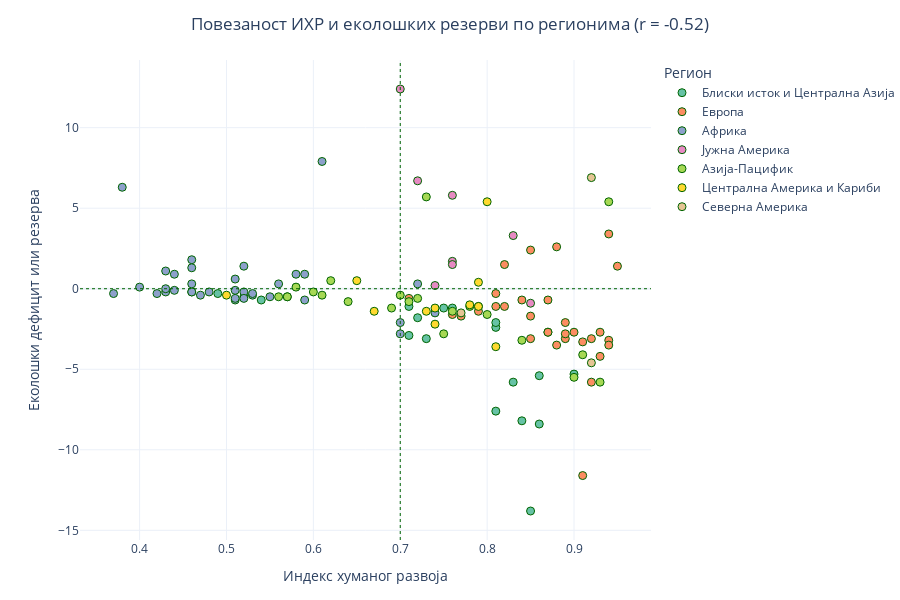

Source (notebook cell):
### Markdown cell above
На крају ове лекције поново ћемо се позабавити еколошким отиском у контексту богатства нација, тачније општег благостања становника. Овога пута ћемо анализирати повезаност еколошких резерви и индекса хуманог развоја (ИХР) државa. Употребићемо дијаграм распршења на коме су државе обојене у складу са регионом којем припадају.

### Code cell
import plotly.express as px

# Прво нацртајте графикон са овим поставкама, а потпом направите измене:
otisakSkater = otisak[(otisak['Ecological Deficit or Reserve'].between(-100, 40)) & # поставите други параметар на 40
                      (otisak['Data Quality']=='3A') &                                # промените услов у =='3A'
                      (otisak['HDI']>0)].copy()                                     # промените услов у >0
otisakSkater.replace({'EU-28': 'Европа', 
                      'Other Europe': 'Европа',
                      'Africa': 'Африка',
                      'Asia-Pacific': 'Азија-Пацифик',
                      'North America': 'Северна Америка',
                      'South America': 'Јужна Америка',
                      'Middle East/Central Asia': 'Блиски исток и Централна Азија',
                      'Central America/Caribbean': 'Централна Америка и Кариби'
                     }, inplace=True)
kor = otisakSkater[['HDI', 'Ecological Deficit or Reserve']].corr(method='spearman').iloc[0,1].round(2)

graf = px.scatter(otisakSkater, x='HDI', y='Ecological Deficit or Reserve', template='plotly_white',
                  width=900, height=600, hover_data=['Country'], color='Region', color_discrete_sequence=px.colors.qualitative.Set2
                 )
graf.update_traces(marker=dict(size=8, line=dict(width=1, color='darkgreen')), selector=dict(mode='markers'))
graf.update_layout(margin=dict(l=80, r=0, t=60, b=60), 
                   xaxis_title='Индекс хуманог развоја', yaxis_title='Еколошки дефицит или резерва',
                   legend=dict(title='Регион', y=1, x=1.02, bgcolor='rgba(0,0,0,0)'),
                   title=dict(text='Повезаност ИХР и еколошких резерви по регионима (r = ' + str(kor) + ')'), title_xanchor='center', title_x=0.5
                  )
graf.add_hline(y=0, line_width=1, line_dash='dot', line_color='darkgreen')
graf.add_vline(x=0.7, line_width=1, line_dash='dot', line_color='darkgreen')
graf.show()

del otisakSkater

### Figure 1 — Plotly figure (JSON) as saved in the notebook; plotly's stock layout.template omitted (floating-point values rounded to 4 significant figures)
{"data": [{"customdata": [["Afghanistan"], ["Armenia"], ["Azerbaijan"], ["Bahrain"], ["Israel"], ["Jordan"], ["Kazakhstan"], ["Kuwait"], ["Lebanon"], ["Oman"], ["Qatar"], ["Saudi Arabia"], ["Syrian Arab Republic"], ["Turkey"], ["Turkmenistan"], ["United Arab Emirates"], ["Uzbekistan"], ["Yemen"]], "hovertemplate": "Region=Блиски исток и Централна Азија<br>HDI=%{x}<br>Ecological Deficit or Reserve=%{y}<br>Country=%{customdata[0]}<extra></extra>", "legendgroup": "Блиски исток и Централна Азија", "marker": {"color": "rgb(102,194,165)", "line": {"color": "darkgreen", "width": 1}, "size": 8, "symbol": "circle"}, "mode": "markers", "name": "Блиски исток и Централна Азија", "orientation": "v", "showlegend": true, "type": "scatter", "x": [0.49, 0.76, 0.75, 0.84, 0.9, 0.72, 0.81, 0.81, 0.73, 0.83, 0.85, 0.86, 0.54, 0.81, 0.71, 0.86, 0.71, 0.46], "xaxis": "x", "y": [-0.3, -1.2, -1.2, -8.2, -5.3, -1.8, -2.4, -7.6, -3.1, -5.8, -13.8, -5.4, -0.7, -2.1, -2.9, -8.4, -1.1, -0.2], "yaxis": "y"}, {"customdata": [["Albania"], ["Austria"], ["Belarus"], ["Belgium"], ["Bosnia and Herzegovina"], ["Croatia"], ["Czech Republic"], ["Denmark"], ["Estonia"], ["France"], ["Germany"], ["Greece"], ["Italy"], ["Latvia"], ["Lithuania"], ["Luxembourg"], ["Montenegro"], ["Netherlands"], ["Norway"], ["Poland"], ["Portugal"], ["Republic of Moldova"], ["Republic of North Macedonia"], ["Romania"], ["Russian Federation"], ["Serbia"], ["Slovakia"], ["Slovenia"], ["Spain"], ["Sweden"], ["Switzerland"], ["United Kingdom"]], "hovertemplate": "Region=Европа<br>HDI=%{x}<br>Ecological Deficit or Reserve=%{y}<br>Country=%{customdata[0]}<extra></extra>", "legendgroup": "Европа", "marker": {"color": "rgb(252,141,98)", "line": {"color": "darkgreen", "width": 1}, "size": 8, "symbol": "circle"}, "mode": "markers", "name": "Европа", "orientation": "v", "showlegend": true, "type": "scatter", "x": [0.79, 0.91, 0.82, 0.92, 0.77, 0.84, 0.89, 0.93, 0.88, 0.89, 0.94, 0.87, 0.88, 0.85, 0.87, 0.91, 0.81, 0.93, 0.95, 0.87, 0.85, 0.71, 0.76, 0.81, 0.82, 0.79, 0.85, 0.9, 0.89, 0.94, 0.94, 0.92], "xaxis": "x", "y": [-1.1, -3.3, -1.1, -5.8, -1.7, -0.7, -3.1, -2.7, 2.6, -2.1, -3.2, -2.7, -3.5, 2.4, -0.7, -11.6, -1.1, -4.2, 1.4, -2.7, -3.1, -0.6, -1.6, -0.3, 1.5, -1.4, -1.7, -2.7, -2.8, 3.4, -3.5, -3.1], "yaxis": "y"}, {"customdata": [["Angola"], ["Benin"], ["Botswana"], ["Burkina Faso"], ["Burundi"], ["Cameroon"], ["Central African Republic"], ["Chad"], ["Congo"], ["Congo, Democratic Republic of"], ["Côte d'Ivoire"], ["Eritrea"], ["Ethiopia"], ["Gambia"], ["Ghana"], ["Guinea"], ["Guinea-Bissau"], ["Kenya"], ["Lesotho"], ["Libyan Arab Jamahiriya"], ["Madagascar"], ["Malawi"], ["Mali"], ["Mozambique"], ["Niger"], ["Nigeria"], ["Rwanda"], ["Sierra Leone"], ["South Africa"], ["Sudan"], ["Tanzania, United Republic of"], ["Togo"], ["Tunisia"], ["Uganda"], ["Zambia"], ["Zimbabwe"]], "hovertemplate": "Region=Африка<br>HDI=%{x}<br>Ecological Deficit or Reserve=%{y}<br>Country=%{customdata[0]}<extra></extra>", "legendgroup": "Африка", "marker": {"color": "rgb(141,160,203)", "line": {"color": "darkgreen", "width": 1}, "size": 8, "symbol": "circle"}, "mode": "markers", "name": "Африка", "orientation": "v", "showlegend": true, "type": "scatter", "x": [0.58, 0.52, 0.72, 0.43, 0.42, 0.56, 0.38, 0.4, 0.61, 0.46, 0.51, 0.43, 0.47, 0.46, 0.59, 0.46, 0.46, 0.57, 0.51, 0.7, 0.52, 0.48, 0.43, 0.44, 0.37, 0.53, 0.53, 0.44, 0.7, 0.51, 0.52, 0.51, 0.74, 0.52, 0.59, 0.55], "xaxis": "x", "y": [0.9, -0.5, 0.3, -0.2, -0.3, 0.3, 6.3, 0.1, 7.9, 1.8, 0.6, 1.1, -0.4, -0.2, -0.7, 0.3, 1.3, -0.5, -0.7, -2.8, 1.4, -0.2, 0, 0.9, -0.3, -0.4, -0.3, -0.1, -2.1, -0.1, -0.2, -0.6, -1.5, -0.6, 0.9, -0.5], "yaxis": "y"}, {"customdata": [["Argentina"], ["Bolivia"], ["Brazil"], ["Chile"], ["Colombia"], ["Paraguay"], ["Peru"], ["Venezuela, Bolivarian Republic of"]], "hovertemplate": "Region=Јужна Америка<br>HDI=%{x}<br>Ecological Deficit or Reserve=%{y}<br>Country=%{customdata[0]}<extra></extra>", "legendgroup": "Јужна Америка", "marker": {"color": "rgb(231,138,195)", "line": {"color": "darkgreen", "width": 1}, "size": 8, "symbol": "circle"}, "mode": "markers", "name": "Јужна Америка", "orientation": "v", "showlegend": true, "type": "scatter", "x": [0.83, 0.7, 0.76, 0.85, 0.76, 0.72, 0.76, 0.74], "xaxis": "x", "y": [3.3, 12.4, 5.8, -0.9, 1.7, 6.7, 1.5, 0.2], "yaxis": "y"}, {"customdata": [["Australia"], ["Bangladesh"], ["Bhutan"], ["Brunei Darussalam"], ["China"], ["Fiji"], ["India"], ["Indonesia"], ["Japan"], ["Korea, Republic of"], ["Lao People's Democratic Republic"], ["Malaysia"], ["Mongolia"], ["Myanmar"], ["Nepal"], ["Pakistan"], ["Philippines"], ["Singapore"], ["Sri Lanka"], ["Thailand"], ["Viet Nam"]], "hovertemplate": "Region=Азија-Пацифик<br>HDI=%{x}<br>Ecological Deficit or Reserve=%{y}<br>Country=%{customdata[0]}<extra></extra>", "legendgroup": "Азија-Пацифик", "marker": {"color": "rgb(166,216,84)", "line": {"color": "darkgreen", "width": 1}, "size": 8, "symbol": "circle"}, "mode": "markers", "name": "Азија-Пацифик", "orientation": "v", "showlegend": true, "type": "scatter", "x": [0.94, 0.61, 0.62, 0.84, 0.75, 0.72, 0.64, 0.7, 0.91, 0.9, 0.6, 0.8, 0.73, 0.58, 0.57, 0.56, 0.71, 0.93, 0.78, 0.76, 0.69], "xaxis": "x", "y": [5.4, -0.4, 0.5, -3.2, -2.8, -0.6, -0.8, -0.4, -4.1, -5.5, -0.2, -1.6, 5.7, 0.1, -0.5, -0.5, -0.8, -5.8, -1.1, -1.4, -1.2], "yaxis": "y"}, {"customdata": [["Bahamas"], ["Barbados"], ["Costa Rica"], ["Cuba"], ["Dominican Republic"], ["El Salvador"], ["Haiti"], ["Jamaica"], ["Nicaragua"], ["Panama"], ["Saint Lucia"]], "hovertemplate": "Region=Централна Америка и Кариби<br>HDI=%{x}<br>Ecological Deficit or Reserve=%{y}<br>Country=%{customdata[0]}<extra></extra>", "legendgroup": "Централна Америка и Кариби", "marker": {"color": "rgb(255,217,47)", "line": {"color": "darkgreen", "width": 1}, "size": 8, "symbol": "circle"}, "mode": "markers", "name": "Централна Америка и Кариби", "orientation": "v", "showlegend": true, "type": "scatter", "x": [0.8, 0.81, 0.79, 0.78, 0.74, 0.67, 0.5, 0.73, 0.65, 0.79, 0.74], "xaxis": "x", "y": [5.4, -3.6, -1.1, -1, -1.2, -1.4, -0.4, -1.4, 0.5, 0.4, -2.2], "yaxis": "y"}, {"customdata": [["Canada"], ["Mexico"], ["United States of America"]], "hovertemplate": "Region=Северна Америка<br>HDI=%{x}<br>Ecological Deficit or Reserve=%{y}<br>Country=%{customdata[0]}<extra></extra>", "legendgroup": "Северна Америка", "marker": {"color": "rgb(229,196,148)", "line": {"color": "darkgreen", "width": 1}, "size": 8, "symbol": "circle"}, "mode": "markers", "name": "Северна Америка", "orientation": "v", "showlegend": true, "type": "scatter", "x": [0.92, 0.77, 0.92], "xaxis": "x", "y": [6.9, -1.5, -4.6], "yaxis": "y"}], "layout": {"height": 600, "legend": {"bgcolor": "rgba(0,0,0,0)", "title": {"text": "Регион"}, "tracegroupgap": 0, "x": 1.02, "y": 1}, "margin": {"b": 60, "l": 80, "r": 0, "t": 60}, "shapes": [{"line": {"color": "darkgreen", "dash": "dot", "width": 1}, "type": "line", "x0": 0, "x1": 1, "xref": "x domain", "y0": 0, "y1": 0, "yref": "y"}, {"line": {"color": "darkgreen", "dash": "dot", "width": 1}, "type": "line", "x0": 0.7, "x1": 0.7, "xref": "x", "y0": 0, "y1": 1, "yref": "y domain"}], "title": {"text": "Повезаност ИХР и еколошких резерви по регионима (r = -0.52)", "x": 0.5, "xanchor": "center"}, "width": 900, "xaxis": {"anchor": "y", "domain": [0, 1], "title": {"text": "Индекс хуманог развоја"}}, "yaxis": {"anchor": "x", "domain": [0, 1], "title": {"text": "Еколошки дефицит или резерва"}}}}
